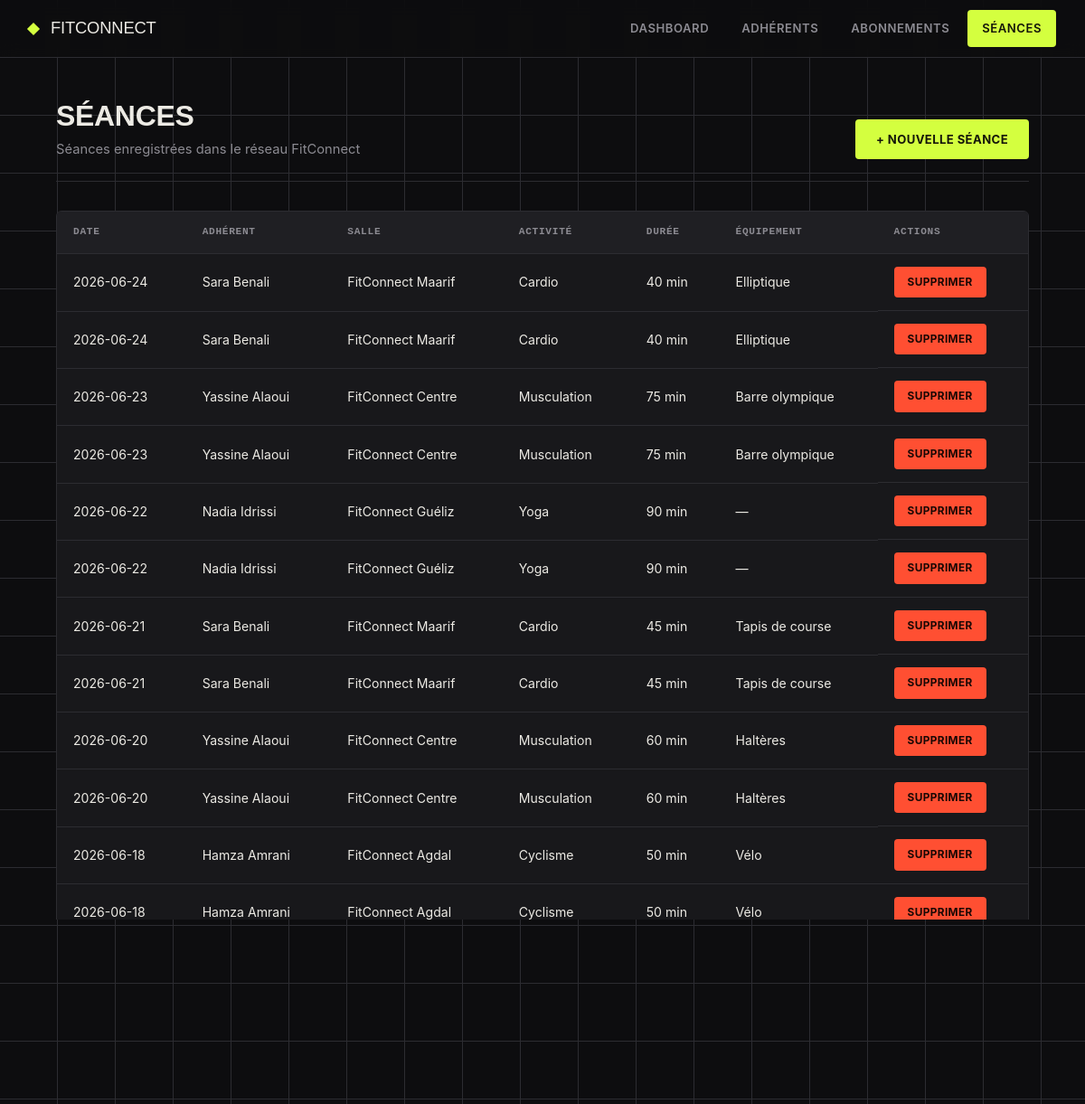
Page /public/index.php?page=seances on the committed database.
### tables this page shows
CREATE TABLE `seance` (
  `id_seance` int(11) NOT NULL,
  `date_seance` date NOT NULL,
  `type_activite` varchar(100) NOT NULL,
  `duree` int(11) NOT NULL,
  `equipement_utilise` varchar(100) DEFAULT NULL,
  `id_adherent` int(11) NOT NULL,
  `id_salle` int(11) NOT NULL
);

CREATE TABLE `adherent` (
  `id_adherent` int(11) NOT NULL,
  `nom` varchar(100) NOT NULL,
  `prenom` varchar(100) NOT NULL,
  `email` varchar(150) NOT NULL,
  `telephone` varchar(20) DEFAULT NULL,
  `date_inscription` date NOT NULL,
  `id_salle` int(11) NOT NULL
);

CREATE TABLE `salle` (
  `id_salle` int(11) NOT NULL,
  `nom_salle` varchar(100) NOT NULL,
  `ville` varchar(100) NOT NULL,
  `adresse` varchar(255) NOT NULL
);

### app/Controllers/SeanceController.php (called while the page is built, shortened)
<?php
require_once __DIR__ . '/../Services/SeanceService.php';
class SeanceController
{
    private SeanceService $seanceService;
    public function __construct(
        SeanceService $seanceService,
        AdherentRepository $adherentRepository,
        SalleRepository $salleRepository
    ) {
        $this->seanceService      = $seanceService;
    }
    public function index(): void
    {
        $seances = $this->seanceService->getAllSeancesWithDetails();
        require __DIR__ . '/../../views/seances/index.php';
    }
}

### app/Services/SeanceService.php (called while the page is built, shortened)
<?php
require_once __DIR__ . '/../Repositories/SeanceRepository.php';
class SeanceService
{
    private SeanceRepository $seanceRepository;
    public function __construct(SeanceRepository $seanceRepository, AbonnementService $abonnementService)
    {
        $this->seanceRepository  = $seanceRepository;
    }
    public function getAllSeancesWithDetails(): array
    {
        return $this->seanceRepository->findAllWithDetails();
    }
}

### app/Repositories/SeanceRepository.php (called while the page is built, shortened)
<?php
class SeanceRepository
{
    private PDO $pdo;
    public function __construct(PDO $pdo)
    {
        $this->pdo = $pdo;
    }
    public function findAllWithDetails(): array
    {
        $sql = "SELECT se.*, a.nom, a.prenom, s.nom_salle
                FROM seance se
                INNER JOIN adherent a ON se.id_adherent = a.id_adherent
                INNER JOIN salle s ON se.id_salle = s.id_salle
                ORDER BY se.date_seance DESC";
        $stmt = $this->pdo->query($sql);
        return $stmt->fetchAll();
    }
}

### views/seances/index.php (the view, shortened to what this page needs)
<?php require __DIR__ . '/../layouts/header.php'; ?>
<div class="page-header">
    <div>
        <h1>Séances</h1>
        <p class="subtitle">Séances enregistrées dans le réseau FitConnect</p>
    </div>
    <a href="index.php?page=seances&action=create" class="btn">+ Nouvelle séance</a>
</div>
<?php if (empty($seances)): ?>
    <div class="empty-state">Aucune séance enregistrée pour le moment.</div>
<?php else: ?>
    <div class="table-wrapper">
        <table>
            <thead>
                <tr>
                    <th>Date</th>
                    <th>Adhérent</th>
                    <th>Salle</th>
                    <th>Activité</th>
                    <th>Durée</th>
                    <th>Équipement</th>
                    <th>Actions</th>
                </tr>
            </thead>
            <tbody>
                <?php foreach ($seances as $s): ?>
                    <tr>
                        <td><?= htmlspecialchars($s['date_seance']) ?></td>
                        <td><?= htmlspecialchars($s['prenom'] . ' ' . $s['nom']) ?></td>
                        <td><?= htmlspecialchars($s['nom_salle']) ?></td>
                        <td><?= htmlspecialchars($s['type_activite']) ?></td>
                        <td><?= (int) $s['duree'] ?> min</td>
                        <td><?= htmlspecialchars($s['equipement_utilise'] ?? '—') ?></td>
                        <td class="actions-cell">
                            <a href="index.php?page=seances&action=delete&id=<?= $s['id_seance'] ?>"
                               class="btn btn--danger btn--sm"
                               onclick="return confirm('Supprimer cette séance ?');">Supprimer</a>
                        </td>
                    </tr>
                <?php endforeach; ?>
            </tbody>
        </table>
    </div>
<?php endif; ?>
<?php require __DIR__ . '/../layouts/footer.php'; ?>

### public/assets/css/style.css (style rules this page uses)
:root { --bg: #0D0D0F; --surface: #18181B; --surface-raised: #1F1F23; --line: #2C2C31; --line-strong: #3A3A41; --text: #ECEAE4; --text-muted: #8C8B92; --text-dim: #5A5A61; --accent: #D4FF3F; --accent-dim: #A8CC2E; --accent-ink: #14160A; --danger: #FF4F32; --danger-bg: rgba(255, 79, 50, 0.12); --warning: #FFB23F; --warning-bg: rgba(255, 178, 63, 0.12); --success: #4FFFA0; --success-bg: rgba(79, 255, 160, 0.1); --font-display: 'Archivo Black', 'Arial Black', sans-serif; --font-body: 'Inter', -apple-system, BlinkMacSystemFont, 'Segoe UI', sans-serif; --font-mono: 'JetBrains Mono', 'Courier New', monospace; --radius-sm: 4px; --radius: 6px; }
* { box-sizing: border-box; }
html { scroll-behavior: smooth; }
body { margin: 0; font-family: var(--font-body); background: var(--bg); background-image: linear-gradient(var(--line) 1px, transparent 1px), linear-gradient(90deg, var(--line) 1px, transparent 1px); background-size: 64px 64px; background-attachment: fixed; background-position: -1px -1px; color: var(--text); line-height: 1.55; -webkit-font-smoothing: antialiased; }
.page-header { display: flex; align-items: flex-end; justify-content: space-between; margin-bottom: 32px; flex-wrap: wrap; gap: 16px; padding-bottom: 24px; border-bottom: 1px solid var(--line); }
.page-header h1 { margin: 0; font-family: var(--font-display); font-size: 2rem; text-transform: uppercase; letter-spacing: -0.01em; line-height: 1.05; }
.page-header p.subtitle { color: var(--text-muted); margin: 8px 0 0; font-size: 0.92rem; }
.btn { display: inline-flex; align-items: center; gap: 8px; padding: 11px 22px; border-radius: var(--radius-sm); border: 1px solid transparent; background: var(--accent); color: var(--accent-ink); font-weight: 700; font-size: 0.82rem; letter-spacing: 0.03em; text-transform: uppercase; text-decoration: none; cursor: pointer; transition: transform 0.1s ease, background 0.15s ease, box-shadow 0.15s ease; }
.btn--danger { background: var(--danger); color: #1A0805; }
.btn--sm { padding: 7px 14px; font-size: 0.74rem; }
.table-wrapper { background: var(--surface); border: 1px solid var(--line); border-radius: var(--radius); overflow: hidden; }
table { width: 100%; border-collapse: collapse; }
thead { background: var(--surface-raised); }
th, td { text-align: left; padding: 14px 18px; font-size: 0.88rem; border-bottom: 1px solid var(--line); }
th { color: var(--text-muted); font-weight: 700; text-transform: uppercase; font-size: 0.7rem; letter-spacing: 0.06em; font-family: var(--font-mono); }
td { color: var(--text); }
tbody tr:last-child td { border-bottom: none; }
tbody tr { transition: background 0.1s ease; }
.actions-cell { display: flex; gap: 8px; }

### rows in the picture
seance: date_seance "2026-06-24", id_adherent.nom "Sara Benali", id_salle.nom_salle "FitConnect Maarif", type_activite "Cardio", duree "40", equipement_utilise "Elliptique"
seance: date_seance "2026-06-24", id_adherent.nom "Sara Benali", id_salle.nom_salle "FitConnect Maarif", type_activite "Cardio", duree "40", equipement_utilise "Elliptique"
seance: date_seance "2026-06-23", id_adherent.nom "Yassine Alaoui", id_salle.nom_salle "FitConnect Centre", type_activite "Musculation", duree "75", equipement_utilise "Barre olympique"
seance: date_seance "2026-06-23", id_adherent.nom "Yassine Alaoui", id_salle.nom_salle "FitConnect Centre", type_activite "Musculation", duree "75", equipement_utilise "Barre olympique"
seance: date_seance "2026-06-22", id_adherent.nom "Nadia Idrissi", id_salle.nom_salle "FitConnect Guéliz", type_activite "Yoga", duree "90", equipement_utilise "—"
seance: date_seance "2026-06-22", id_adherent.nom "Nadia Idrissi", id_salle.nom_salle "FitConnect Guéliz", type_activite "Yoga", duree "90", equipement_utilise "—"
seance: date_seance "2026-06-21", id_adherent.nom "Sara Benali", id_salle.nom_salle "FitConnect Maarif", type_activite "Cardio", duree "45", equipement_utilise "Tapis de course"
seance: date_seance "2026-06-21", id_adherent.nom "Sara Benali", id_salle.nom_salle "FitConnect Maarif", type_activite "Cardio", duree "45", equipement_utilise "Tapis de course"
seance: date_seance "2026-06-20", id_adherent.nom "Yassine Alaoui", id_salle.nom_salle "FitConnect Centre", type_activite "Musculation", duree "60", equipement_utilise "Haltères"
seance: date_seance "2026-06-20", id_adherent.nom "Yassine Alaoui", id_salle.nom_salle "FitConnect Centre", type_activite "Musculation", duree "60", equipement_utilise "Haltères"
seance: date_seance "2026-06-18", id_adherent.nom "Hamza Amrani", id_salle.nom_salle "FitConnect Agdal", type_activite "Cyclisme", duree "50", equipement_utilise "Vélo"
seance: date_seance "2026-06-18", id_adherent.nom "Hamza Amrani", id_salle.nom_salle "FitConnect Agdal", type_activite "Cyclisme", duree "50", equipement_utilise "Vélo"
